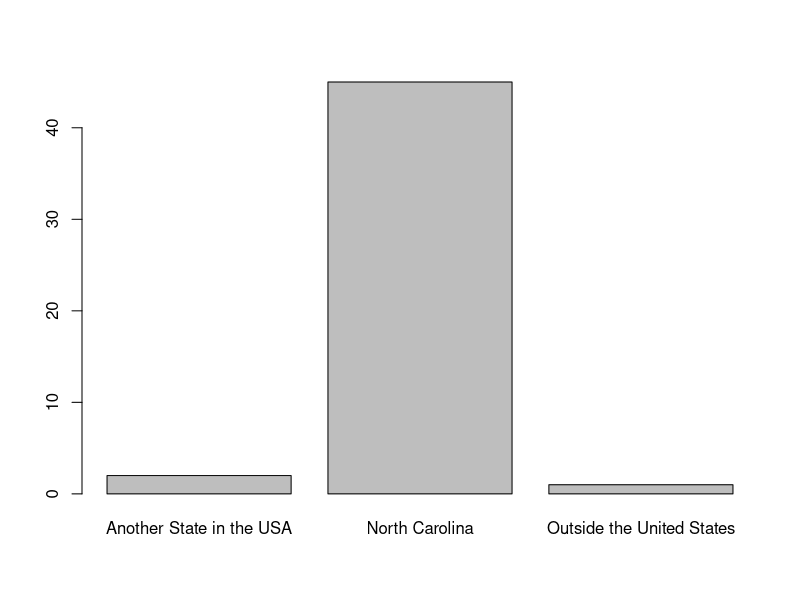
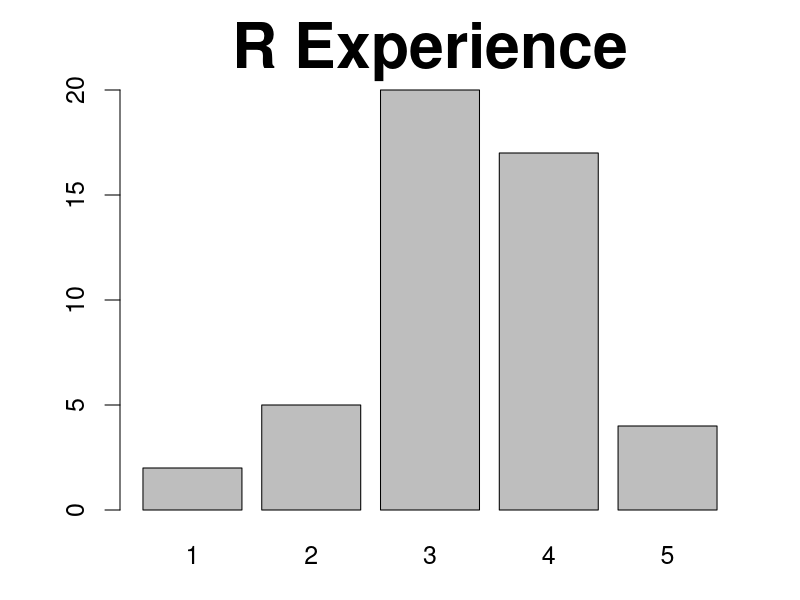
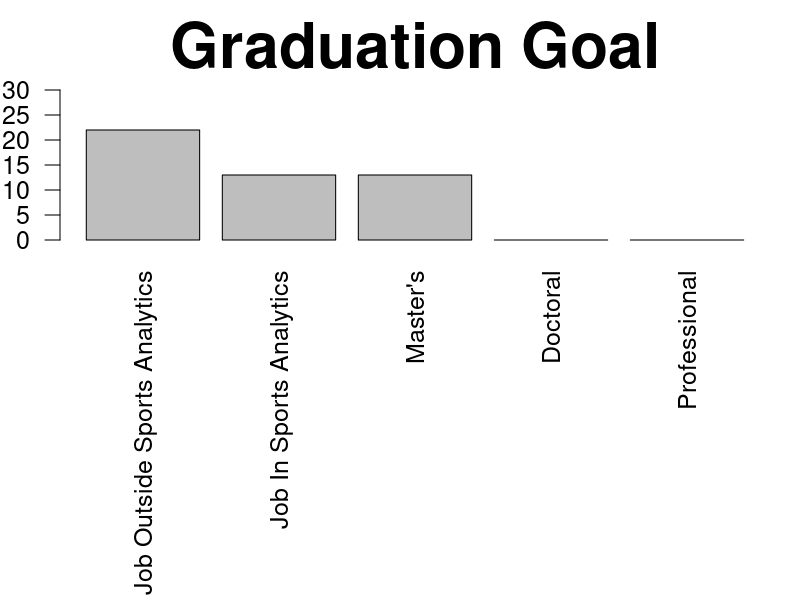

Source code (R) for these figures, in order: (Note: this script raises an error after producing the figures.)
setwd("D:/Mario Documents/UNC/STOR 538/STOR538_WEBSITE/Slides/Sports Analytics 1")

library(tidyverse)
library(forcats)

DATA=read.csv("Sports Analytics Survey.csv")[,-(1:4)]
names(DATA)=c("Year","MajorMinor","Place","R Experience","Graduation","Watch","Participated","Other")

DATA2=separate(data=DATA,col=Watch,into=paste("Watch",1:24),sep=";")
DATA3=separate(data=DATA2,col=Participated,into=paste("Part",1:25),sep=";")

table(DATA3$Year)
barplot(table(DATA3$Place))

png('RExp.png',width=1200,height=800)
par(mar=c(3,4,3,2),cex=1.5,cex.main=2.5)
barplot(table(DATA3$`R Experience`),ylim=c(0,20),main="R Experience")
dev.off()

DATA4=DATA3 %>% mutate(Graduation=as.factor(Graduation)) 
levels(DATA4$Graduation)=c("Job Outside Sports Analytics","Job In Sports Analytics","Master's","Doctoral","Professional")

png('Graduation.png',width=1200,height=800)
par(mar=c(12,2,3,1),cex=1.5,cex.main=2.5)
barplot(table(DATA4$`Graduation`),las=2,ylim=c(0,30),main="Graduation Goal")
dev.off()

unique(sportswatched)

sportswatched =  na.omit(gather(data=DATA4,6:29,key="Watch",value="Sport")$Sport)
sportswatched2 = ifelse(sportswatched==unique(sportswatched)[11],"Arcade",sportswatched)
sportswatched3 = ifelse(sportswatched2==unique(sportswatched)[12],"Combat Sports",sportswatched2)
sportswatched4 = ifelse(sportswatched3==unique(sportswatched)[8],"Auto/Bike Racing",sportswatched3)
sportswatched5 = ifelse(sportswatched4==unique(sportswatched)[48],"Yard Games",sportswatched4)
sportswatched6 = ifelse(sportswatched5==unique(sportswatched)[22],"Board Games",sportswatched5)
sportswatched7 = ifelse(sportswatched6==unique(sportswatched)[9],"Air Sports",sportswatched6)


png('Watched.png',width=1200,height=800)
par(mar=c(14,2,3,1),cex=1.5,cex.main=2.5)
barplot(table(fct_reorder(as.factor(sportswatched7),sportswatched7,.fun=table)),las=2,ylim=c(0,42),main="Sports Watched")
dev.off()

unique(sportsplayed)

sportsplayed =  na.omit(gather(data=DATA4,30:54,key="Play",value="Sport")$Sport)
sportsplayed2 = ifelse(sportsplayed==unique(sportsplayed)[7],"Arcade",sportsplayed)
sportsplayed3 = ifelse(sportsplayed2==unique(sportsplayed)[31],"Competitive Board Games",sportsplayed2)
sportsplayed4 = ifelse(sportsplayed3==unique(sportsplayed)[10],"Combat Sports",sportsplayed3)
sportsplayed5 = ifelse(sportsplayed4==unique(sportsplayed)[34],"Yard Games",sportsplayed4)

png('Played.png',width=1200,height=800)
par(mar=c(14,2,3,1),cex=1.5,cex.main=2.5)
barplot(table(fct_reorder(as.factor(sportsplayed5),sportsplayed5,.fun=table)),las=2,ylim=c(0,35),main="Sports Watched")
dev.off()

check=intersect(unique(sportswatched7),unique(sportsplayed5))
sportswatched8=na.omit(ifelse(sportswatched7 %in% check,sportswatched7,NA))
sportsplayed6=na.omit(ifelse(sportsplayed5 %in% check,sportsplayed5,NA))

png('Together.png',width=1400,height=700)
par(mar=c(12,2.2,1,1),cex=2)
barplot(table(sportswatched8),las=2,ylim=c(-40,40),col="red")
barplot(-table(sportsplayed6),las=2,ylim=c(-40,40),add=T,col="blue")
dev.off()
